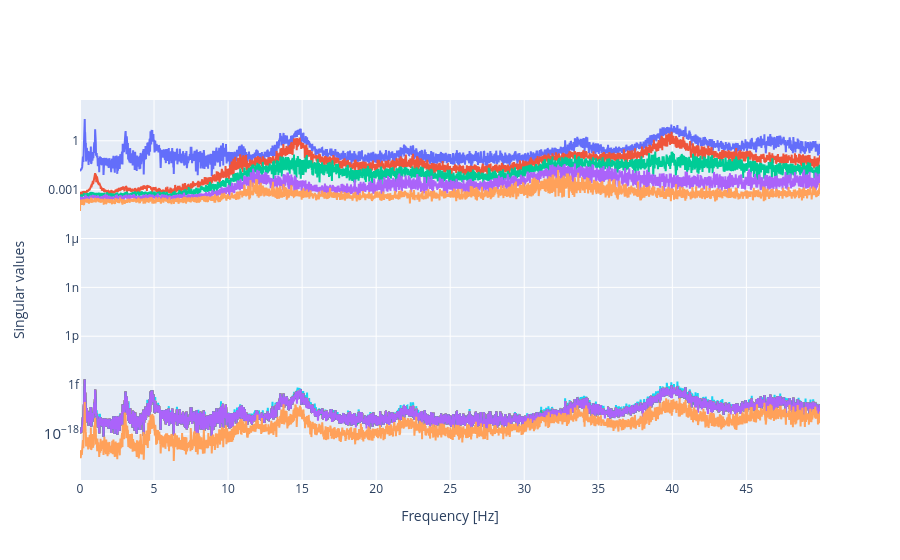

This figure's notebook cell:
### Code cell
# Plot the singular values
fig = go.Figure()
for sv in range(len(S_omega)):
    fig.add_trace(go.Scatter(x=freq_seg[:np.size(S_omega, axis=1)], y=S_omega[sv, :], name=f'Singular value {sv+1}'))

fig.update_yaxes(type="log")

fig.update_layout(
    xaxis=dict(title="Frequency [Hz]"),
    yaxis=dict(title="Singular values"),
    showlegend=False)

fig.show()

### Figure 1 — Plotly figure (JSON) as saved in the notebook; plotly's stock layout.template omitted (floating-point values rounded to 4 significant figures; data arrays with more than 128 entries replaced by an {"elided": "..."} marker saying what was removed)
{"data": [{"name": "Singular value 1", "type": "scatter", "x": {"elided": "3276 float values"}, "y": {"elided": "3276 float values"}}, {"name": "Singular value 2", "type": "scatter", "x": {"elided": "3276 float values"}, "y": {"elided": "3276 float values"}}, {"name": "Singular value 3", "type": "scatter", "x": {"elided": "3276 float values"}, "y": {"elided": "3276 float values"}}, {"name": "Singular value 4", "type": "scatter", "x": {"elided": "3276 float values"}, "y": {"elided": "3276 float values"}}, {"name": "Singular value 5", "type": "scatter", "x": {"elided": "3276 float values"}, "y": {"elided": "3276 float values"}}, {"name": "Singular value 6", "type": "scatter", "x": {"elided": "3276 float values"}, "y": {"elided": "3276 float values"}}, {"name": "Singular value 7", "type": "scatter", "x": {"elided": "3276 float values"}, "y": {"elided": "3276 float values"}}, {"name": "Singular value 8", "type": "scatter", "x": {"elided": "3276 float values"}, "y": {"elided": "3276 float values"}}, {"name": "Singular value 9", "type": "scatter", "x": {"elided": "3276 float values"}, "y": {"elided": "3276 float values"}}, {"name": "Singular value 10", "type": "scatter", "x": {"elided": "3276 float values"}, "y": {"elided": "3276 float values"}}, {"name": "Singular value 11", "type": "scatter", "x": {"elided": "3276 float values"}, "y": {"elided": "3276 float values"}}, {"name": "Singular value 12", "type": "scatter", "x": {"elided": "3276 float values"}, "y": {"elided": "3276 float values"}}, {"name": "Singular value 13", "type": "scatter", "x": {"elided": "3276 float values"}, "y": {"elided": "3276 float values"}}, {"name": "Singular value 14", "type": "scatter", "x": {"elided": "3276 float values"}, "y": {"elided": "3276 float values"}}, {"name": "Singular value 15", "type": "scatter", "x": {"elided": "3276 float values"}, "y": {"elided": "3276 float values"}}, {"name": "Singular value 16", "type": "scatter", "x": {"elided": "3276 float values"}, "y": {"elided": "3276 float values"}}, {"name": "Singular value 17", "type": "scatter", "x": {"elided": "3276 float values"}, "y": {"elided": "3276 float values"}}, {"name": "Singular value 18", "type": "scatter", "x": {"elided": "3276 float values"}, "y": {"elided": "3276 float values"}}, {"name": "Singular value 19", "type": "scatter", "x": {"elided": "3276 float values"}, "y": {"elided": "3276 float values"}}, {"name": "Singular value 20", "type": "scatter", "x": {"elided": "3276 float values"}, "y": {"elided": "3276 float values"}}, {"name": "Singular value 21", "type": "scatter", "x": {"elided": "3276 float values"}, "y": {"elided": "3276 float values"}}, {"name": "Singular value 22", "type": "scatter", "x": {"elided": "3276 float values"}, "y": {"elided": "3276 float values"}}, {"name": "Singular value 23", "type": "scatter", "x": {"elided": "3276 float values"}, "y": {"elided": "3276 float values"}}, {"name": "Singular value 24", "type": "scatter", "x": {"elided": "3276 float values"}, "y": {"elided": "3276 float values"}}, {"name": "Singular value 25", "type": "scatter", "x": {"elided": "3276 float values"}, "y": {"elided": "3276 float values"}}, {"name": "Singular value 26", "type": "scatter", "x": {"elided": "3276 float values"}, "y": {"elided": "3276 float values"}}, {"name": "Singular value 27", "type": "scatter", "x": {"elided": "3276 float values"}, "y": {"elided": "3276 float values"}}, {"name": "Singular value 28", "type": "scatter", "x": {"elided": "3276 float values"}, "y": {"elided": "3276 float values"}}, {"name": "Singular value 29", "type": "scatter", "x": {"elided": "3276 float values"}, "y": {"elided": "3276 float values"}}, {"name": "Singular value 30", "type": "scatter", "x": {"elided": "3276 float values"}, "y": {"elided": "3276 float values"}}, {"name": "Singular value 31", "type": "scatter", "x": {"elided": "3276 float values"}, "y": {"elided": "3276 float values"}}, {"name": "Singular value 32", "type": "scatter", "x": {"elided": "3276 float values"}, "y": {"elided": "3276 float values"}}, {"name": "Singular value 33", "type": "scatter", "x": {"elided": "3276 float values"}, "y": {"elided": "3276 float values"}}, {"name": "Singular value 34", "type": "scatter", "x": {"elided": "3276 float values"}, "y": {"elided": "3276 float values"}}, {"name": "Singular value 35", "type": "scatter", "x": {"elided": "3276 float values"}, "y": {"elided": "3276 float values"}}], "layout": {"showlegend": false, "xaxis": {"title": {"text": "Frequency [Hz]"}}, "yaxis": {"title": {"text": "Singular values"}, "type": "log"}}}
